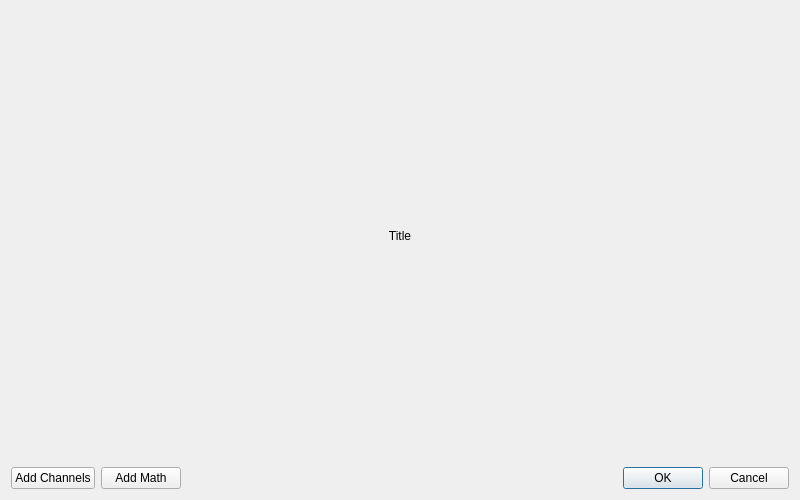
<?xml version="1.0" encoding="UTF-8"?>
<ui version="4.0">
 <class>ChannelConfigDialog</class>
 <widget class="QDialog" name="ChannelConfigDialog">
  <property name="geometry">
   <rect>
    <x>0</x>
    <y>0</y>
    <width>800</width>
    <height>500</height>
   </rect>
  </property>
  <property name="acceptDrops">
   <bool>true</bool>
  </property>
  <property name="windowTitle">
   <string>Channel Config</string>
  </property>
  <layout class="QVBoxLayout" name="vertical_layout">
   <item>
    <layout class="QVBoxLayout" name="verticalLayout">
     <item>
      <widget class="QLabel" name="title">
       <property name="text">
        <string>Title</string>
       </property>
       <property name="alignment">
        <set>Qt::AlignCenter</set>
       </property>
      </widget>
     </item>
     <item>
      <layout class="QHBoxLayout" name="horizontalLayout">
       <item>
        <widget class="QPushButton" name="channel_list_button">
         <property name="text">
          <string>Add Channels</string>
         </property>
        </widget>
       </item>
       <item>
        <widget class="QPushButton" name="math_button">
         <property name="text">
          <string>Add Math</string>
         </property>
        </widget>
       </item>
       <item>
        <widget class="QDialogButtonBox" name="dialog_button_box">
         <property name="orientation">
          <enum>Qt::Horizontal</enum>
         </property>
         <property name="standardButtons">
          <set>QDialogButtonBox::Cancel|QDialogButtonBox::Ok</set>
         </property>
        </widget>
       </item>
      </layout>
     </item>
    </layout>
   </item>
  </layout>
 </widget>
 <resources/>
 <connections/>
</ui>
